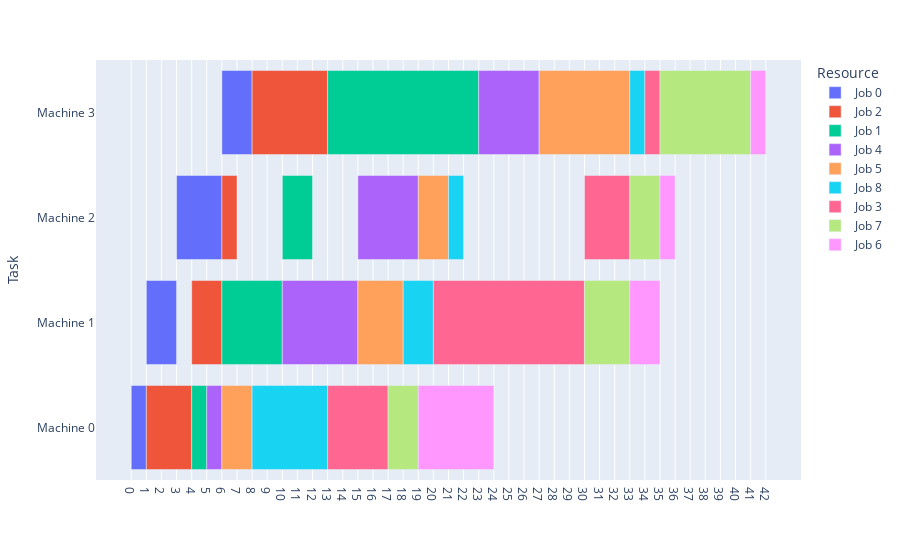

The notebook cell this image was saved under:
### Code cell
# without heuristique init (uses starting sequence)
results2 = branch_and_bound.get_results(instance4,search_strategy=branch_and_bound.DEPTH_FIRST_SEARCH,use_heuristique_init=False,log=False)
print(results2)
res2 = instance4.get_chart_data(results2)

fig2 = px.timeline(res2['df'], x_start="Start", x_end="Finish", y="Task", color="Resource")
fig2.layout.xaxis.update({
        'tickvals' : res['date_ticks'],
        'ticktext' : res['num_tick_labels']
        })
fig2.show()

### Figure 1 — Plotly figure (JSON) as saved in the notebook; plotly's stock layout.template omitted (floating-point values rounded to 4 significant figures)
{"data": [{"alignmentgroup": "True", "base": ["1971-01-01", "1971-01-02", "1971-01-04", "1971-01-07"], "hovertemplate": "Resource=Job 0<br>Start=%{base}<br>Finish=%{x}<br>Task=%{y}<extra></extra>", "legendgroup": "Job 0", "marker": {"color": "#636efa"}, "name": "Job 0", "offsetgroup": "Job 0", "orientation": "h", "showlegend": true, "textposition": "auto", "type": "bar", "x": [86400000, 172800000, 259200000, 172800000], "xaxis": "x", "y": ["Machine 0", "Machine 1", "Machine 2", "Machine 3"], "yaxis": "y"}, {"alignmentgroup": "True", "base": ["1971-01-02", "1971-01-05", "1971-01-07", "1971-01-09"], "hovertemplate": "Resource=Job 2<br>Start=%{base}<br>Finish=%{x}<br>Task=%{y}<extra></extra>", "legendgroup": "Job 2", "marker": {"color": "#EF553B"}, "name": "Job 2", "offsetgroup": "Job 2", "orientation": "h", "showlegend": true, "textposition": "auto", "type": "bar", "x": [259200000, 172800000, 86400000, 432000000], "xaxis": "x", "y": ["Machine 0", "Machine 1", "Machine 2", "Machine 3"], "yaxis": "y"}, {"alignmentgroup": "True", "base": ["1971-01-05", "1971-01-07", "1971-01-11", "1971-01-14"], "hovertemplate": "Resource=Job 1<br>Start=%{base}<br>Finish=%{x}<br>Task=%{y}<extra></extra>", "legendgroup": "Job 1", "marker": {"color": "#00cc96"}, "name": "Job 1", "offsetgroup": "Job 1", "orientation": "h", "showlegend": true, "textposition": "auto", "type": "bar", "x": [86400000, 345600000, 172800000, 864000000], "xaxis": "x", "y": ["Machine 0", "Machine 1", "Machine 2", "Machine 3"], "yaxis": "y"}, {"alignmentgroup": "True", "base": ["1971-01-06", "1971-01-11", "1971-01-16", "1971-01-24"], "hovertemplate": "Resource=Job 4<br>Start=%{base}<br>Finish=%{x}<br>Task=%{y}<extra></extra>", "legendgroup": "Job 4", "marker": {"color": "#ab63fa"}, "name": "Job 4", "offsetgroup": "Job 4", "orientation": "h", "showlegend": true, "textposition": "auto", "type": "bar", "x": [86400000, 432000000, 345600000, 345600000], "xaxis": "x", "y": ["Machine 0", "Machine 1", "Machine 2", "Machine 3"], "yaxis": "y"}, {"alignmentgroup": "True", "base": ["1971-01-07", "1971-01-16", "1971-01-20", "1971-01-28"], "hovertemplate": "Resource=Job 5<br>Start=%{base}<br>Finish=%{x}<br>Task=%{y}<extra></extra>", "legendgroup": "Job 5", "marker": {"color": "#FFA15A"}, "name": "Job 5", "offsetgroup": "Job 5", "orientation": "h", "showlegend": true, "textposition": "auto", "type": "bar", "x": [172800000, 259200000, 172800000, 518400000], "xaxis": "x", "y": ["Machine 0", "Machine 1", "Machine 2", "Machine 3"], "yaxis": "y"}, {"alignmentgroup": "True", "base": ["1971-01-09", "1971-01-19", "1971-01-22", "1971-02-03"], "hovertemplate": "Resource=Job 8<br>Start=%{base}<br>Finish=%{x}<br>Task=%{y}<extra></extra>", "legendgroup": "Job 8", "marker": {"color": "#19d3f3"}, "name": "Job 8", "offsetgroup": "Job 8", "orientation": "h", "showlegend": true, "textposition": "auto", "type": "bar", "x": [432000000, 172800000, 86400000, 86400000], "xaxis": "x", "y": ["Machine 0", "Machine 1", "Machine 2", "Machine 3"], "yaxis": "y"}, {"alignmentgroup": "True", "base": ["1971-01-14", "1971-01-21", "1971-01-31", "1971-02-04"], "hovertemplate": "Resource=Job 3<br>Start=%{base}<br>Finish=%{x}<br>Task=%{y}<extra></extra>", "legendgroup": "Job 3", "marker": {"color": "#FF6692"}, "name": "Job 3", "offsetgroup": "Job 3", "orientation": "h", "showlegend": true, "textposition": "auto", "type": "bar", "x": [345600000, 864000000, 259200000, 86400000], "xaxis": "x", "y": ["Machine 0", "Machine 1", "Machine 2", "Machine 3"], "yaxis": "y"}, {"alignmentgroup": "True", "base": ["1971-01-18", "1971-01-31", "1971-02-03", "1971-02-05"], "hovertemplate": "Resource=Job 7<br>Start=%{base}<br>Finish=%{x}<br>Task=%{y}<extra></extra>", "legendgroup": "Job 7", "marker": {"color": "#B6E880"}, "name": "Job 7", "offsetgroup": "Job 7", "orientation": "h", "showlegend": true, "textposition": "auto", "type": "bar", "x": [172800000, 259200000, 172800000, 518400000], "xaxis": "x", "y": ["Machine 0", "Machine 1", "Machine 2", "Machine 3"], "yaxis": "y"}, {"alignmentgroup": "True", "base": ["1971-01-20", "1971-02-03", "1971-02-05", "1971-02-11"], "hovertemplate": "Resource=Job 6<br>Start=%{base}<br>Finish=%{x}<br>Task=%{y}<extra></extra>", "legendgroup": "Job 6", "marker": {"color": "#FF97FF"}, "name": "Job 6", "offsetgroup": "Job 6", "orientation": "h", "showlegend": true, "textposition": "auto", "type": "bar", "x": [432000000, 172800000, 86400000, 86400000], "xaxis": "x", "y": ["Machine 0", "Machine 1", "Machine 2", "Machine 3"], "yaxis": "y"}], "layout": {"barmode": "overlay", "legend": {"title": {"text": "Resource"}, "tracegroupgap": 0}, "margin": {"t": 60}, "xaxis": {"anchor": "y", "domain": [0, 1], "ticktext": [0, 1, 2, 3, 4, 5, 6, 7, 8, 9, 10, 11, 12, 13, 14, 15, 16, 17, 18, 19, 20, 21, 22, 23, 24, 25, 26, 27, 28, 29, 30, 31, 32, 33, 34, 35, 36, 37, 38, 39, 40, 41, 42], "tickvals": ["1971-01-01", "1971-01-02", "1971-01-03", "1971-01-04", "1971-01-05", "1971-01-06", "1971-01-07", "1971-01-08", "1971-01-09", "1971-01-10", "1971-01-11", "1971-01-12", "1971-01-13", "1971-01-14", "1971-01-15", "1971-01-16", "1971-01-17", "1971-01-18", "1971-01-19", "1971-01-20", "1971-01-21", "1971-01-22", "1971-01-23", "1971-01-24", "1971-01-25", "1971-01-26", "1971-01-27", "1971-01-28", "1971-01-29", "1971-01-30", "1971-01-31", "1971-02-01", "1971-02-02", "1971-02-03", "1971-02-04", "1971-02-05", "1971-02-06", "1971-02-07", "1971-02-08", "1971-02-09", "1971-02-10", "1971-02-11", "1971-02-12"], "type": "date"}, "yaxis": {"anchor": "x", "domain": [0, 1], "title": {"text": "Task"}}}}
